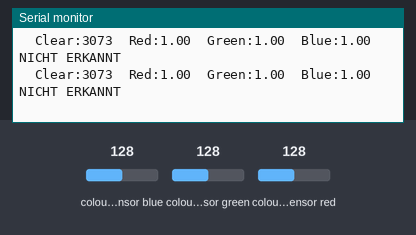
The sketch below on a simulated Arduino Uno, built with avr-gcc and run on an emulated ATmega328P. On the bench: the last lines printed to the serial monitor. The test bench sets the inputs (shaded band); at power-on: colour sensor blue 128, colour sensor green 128, colour sensor red 128.

Above: at 1.2 s.
1.3 s: colour sensor blue set to 250
At 1.59 s:
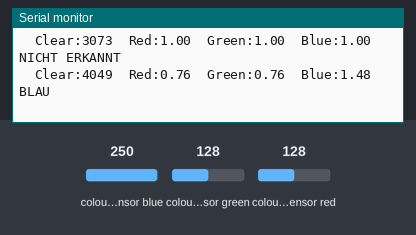
3.4 s: colour sensor green set to 5
At 3.61 s:
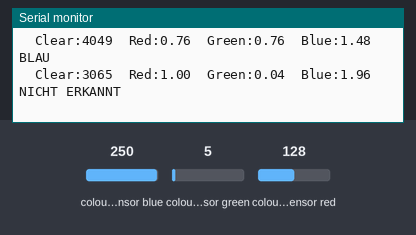
4.9 s: colour sensor blue set to 5
At 5.12 s:
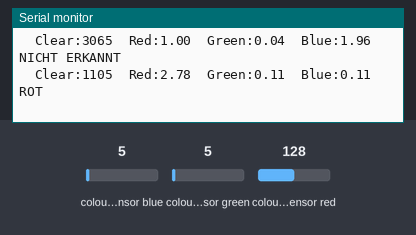
6.9 s: colour sensor red set to 5
At 7.14 s:
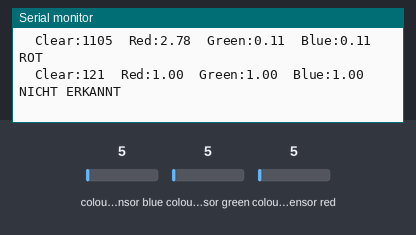
8.4 s: colour sensor green set to 64
At 8.65 s:
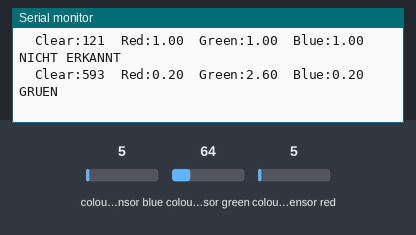
Timing chart, 0 to 11.4 s (numbered marks = the images above; inputs shaded):
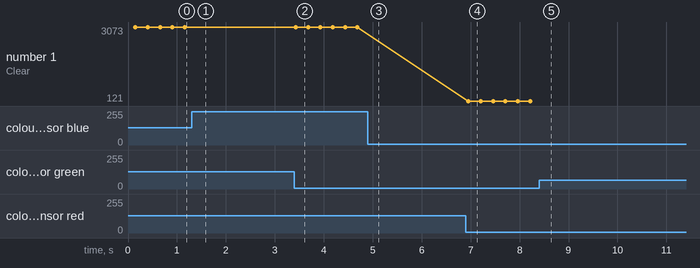

The sketch:

color_example.ino
```cpp
#include "Wire.h"
#include "Adafruit_TCS34725.h"

Adafruit_TCS34725 tcs = Adafruit_TCS34725(TCS34725_INTEGRATIONTIME_50MS, TCS34725_GAIN_1X);

void setup() {

 Serial.begin(9600);

 // Überprüfen, ob Color Sensor sich zurückmeldet
 if (tcs.begin()) {
 // Alles OK
 Serial.println("Sensor gefunden");
 } else {
 // Kein Sensor gefunden. Programm an dieser Stelle einfrieren
 Serial.println("TCS34725 nicht gefunden ... Ablauf gestoppt!");
 while (1); // Halt!
 }
}

void loop() {

 // Der Sensor liefert Werte für R, G, B und einen Clear-Wert zurück
 uint16_t clearcol, red, green, blue;
 float average, r, g, b;
 delay(100); // Farbmessung dauert ca 50ms -> delay > 50ms wählen
 tcs.getRawData(&red, &green, &blue, &clearcol);

 // Berechnung Farbwerte
 average = (red+green+blue)/3;
 r = red/average;
 g = green/average;
 b = blue/average;

 // Clear-Wert und r,g,b seriell ausgeben
 // r,g und b ca. zwischen 0,5 und 1,5
 Serial.print("\tClear:"); Serial.print(clearcol);
 Serial.print("\tRed:"); Serial.print(r);
 Serial.print("\tGreen:"); Serial.print(g);
 Serial.print("\tBlue:"); Serial.print(b);

 // Farbfeststellung anhand der r,g,b-Werte.
 // Am besten mit Rot, Grün, Blau anfangen und die Schwellenwerte
 // mit der seriellen Ausgabe entsprechend anpassen
 if ((r > 1.4) && (g < 0.9) && (b < 0.9)) {
 Serial.print("\tROT");
 }
 else if ((r < 0.95) && (g > 1.4) && (b < 0.9)) {
 Serial.print("\tGRUEN");
 }
 else if ((r < 0.8) && (g < 1.2) && (b > 1.2)) {
 Serial.print("\tBLAU");
 }
 else {
 Serial.print("\tNICHT ERKANNT");
 }

 Serial.println("");
 delay(100);
}
```

Measured:
- after the input at 1.3 s, the serial monitor: prints a new line after 0.11 s (image 1)
- after the input at 3.4 s, the serial monitor: prints a new line at once (image 2)
- after the input at 4.9 s, the serial monitor: prints a new line at once (image 3)
- after the input at 6.9 s, the serial monitor: prints a new line after 0.06 s (image 4)
- after the input at 8.4 s, the serial monitor: prints a new line after 0.07 s (image 5)
- plotted number 1: 3073 → 3065 after the input at 3.4 s, 3065 → 121 after the input at 6.9 s
